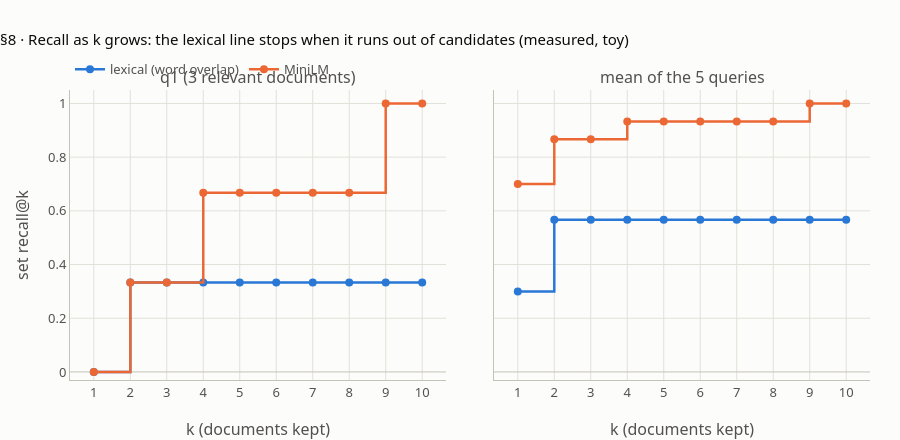

Notebook source saved alongside this figure:
### Markdown cell above
## 8 · Cut at k: set precision and set recall

**What this verifies** (lesson step 8, `#cut`; facts S8, S11, K3). The retriever keeps the top **k**. Treat those k as a set:
- **precision@k** = relevant retrieved ÷ retrieved; **recall@k** = relevant retrieved ÷ all relevant (recall needs the number of relevant documents, which only the labels know).
- Lexical has only **3 candidates** for q1, so k = 6 adds nothing: recall 0.333 → 0.333. MiniLM ranks all 10 documents and reaches d03 at rank 4: q1 recall 0.333 → **0.667**, precision stays 0.333 (S8).
- Mean recall over the 5 queries: lexical 0.567 at k = 3 and k = 6; MiniLM 0.867 → 0.933.
- **Recall as k grows** (K3): lexical q1 is 0.0 at k = 1, then flat at 0.333 from k = 2 on; MiniLM q1 is 0.667 from k = 4 and 1.0 at k = 9.
- Accuracy (right on every pair, relevant or not) is useless here: almost every pair is "not relevant", so returning nothing already scores high.

**The chart** draws recall@k for k = 1…10: q1 on the left, the mean of the 5 queries on the right. The lexical line goes flat when it runs out of candidates.

### Code cell
print("   system  query  k   retrieved                                    precision recall first_rel_rank")
for name, runs in (("lexical", LEX), ("MiniLM", DENSE)):
    for q in qids if runs else []:
        for k in (3, 6):
            ret = runs[q][:k]
            print(f"   {name:7s} {q:5s} {k:2d}  {str(ret):44s} {precision(ret, REL[q]):.3f}     "
                  f"{recall(ret, REL[q]):.3f}  {first_rank(ret, REL[q])}")
check("§8 lexical q1: candidates, recall@3, recall@6 (S8)",
      [len(LEX["q1"]), round(recall(LEX["q1"][:3], REL["q1"]), 4), round(recall(LEX["q1"][:6], REL["q1"]), 4)],
      [3, 0.3333, 0.3333])
k3, k6 = recall(LEX["q1"][:3], REL["q1"]), recall(LEX["q1"][:6], REL["q1"])
check("§8 lab fingerprint fp(CR08) (S11)", _fp([len(LEX["q1"]), round(k3, 4), round(k6, 4)]), "f0320f3ce2231c5f")
check("§8 lexical mean set recall k = 3 / 6; per query (S8)",
      [round(float(np.mean([recall(LEX[q][:k], REL[q]) for q in qids])), 3) for k in (3, 6)]
      + [[round(recall(LEX[q][:3], REL[q]), 3) for q in qids]],
      [0.567, 0.567, [0.333, 0.5, 0.0, 1.0, 1.0]])
check("§8 edge cases: precision of an empty run; first relevant rank of ['d02'] (S8)",
      [precision([], REL["q1"]), first_rank(["d02"], REL["q1"])], [0.0, None])

KS = list(range(1, 11))
CURVE = {}
for name, runs in (("lexical", LEX), ("MiniLM", DENSE)):
    if not runs:
        continue
    CURVE[name] = dict(q1=[round(recall(runs["q1"][:k], REL["q1"]), 3) for k in KS],
                       mean=[round(float(np.mean([recall(runs[q][:k], REL[q]) for q in qids])), 3) for k in KS])
check("§8 lexical recall@1..10: q1 (K3)", CURVE["lexical"]["q1"], [0.0] + [0.333] * 9)
check("§8 lexical recall@1..10: mean of 5 queries (K3)", CURVE["lexical"]["mean"], [0.3] + [0.567] * 9)
if MINILM_OK:
    check("§8 MiniLM q1 at k = 3 -> 6: precision, recall (S8)",
          [round(precision(DENSE["q1"][:k], REL["q1"]), 3) for k in (3, 6)]
          + [round(recall(DENSE["q1"][:k], REL["q1"]), 3) for k in (3, 6)], [0.333, 0.333, 0.333, 0.667])
    check("§8 MiniLM q1: d03 enters at rank 4 (S8)", DENSE["q1"].index("d03") + 1, 4)
    check("§8 MiniLM mean set recall k = 3 / 6 (S8)",
          [round(float(np.mean([recall(DENSE[q][:k], REL[q]) for q in qids])), 3) for k in (3, 6)], [0.867, 0.933])
    check("§8 MiniLM recall@1..10: q1 (K3)", CURVE["MiniLM"]["q1"], [0.0, 0.333, 0.333] + [0.667] * 5 + [1.0, 1.0])
    check("§8 MiniLM recall@1..10: mean of 5 queries (K3)", CURVE["MiniLM"]["mean"],
          [0.7, 0.867, 0.867] + [0.933] * 5 + [1.0, 1.0])
else:
    skip("§8 MiniLM checks", "MiniLM did not load")

# chart: recall@k curves
fig = make_subplots(rows=1, cols=2, shared_yaxes=True, horizontal_spacing=0.06,
                    subplot_titles=("q1 (3 relevant documents)", "mean of the 5 queries"))
for col, part in ((1, "q1"), (2, "mean")):
    for name, colour in (("lexical (word overlap)", BLUE), ("MiniLM", ORANGE)):
        key = name.split()[0]
        if key not in CURVE:
            continue
        fig.add_scatter(x=KS, y=CURVE[key][part], mode="lines+markers", name=name, showlegend=col == 1,
                        line=dict(color=colour, width=2.5, shape="hv"), marker=dict(size=8, color=colour),
                        hovertemplate=f"{name}<br>k = %{{x}}: recall %{{y:.3f}}<extra></extra>", row=1, col=col)
fig.update_xaxes(title_text="k (documents kept)", dtick=1)
fig.update_yaxes(title_text="set recall@k", range=[-0.03, 1.05], row=1, col=1)
fig.update_layout(height=440, title="§8 · Recall as k grows: the lexical line stops when it runs out of candidates "
                                    "(measured, toy)")
fig.show()

### Figure 1 — Plotly figure (JSON) as saved in the notebook; plotly's stock layout.template omitted (floating-point values rounded to 4 significant figures)
{"data": [{"hovertemplate": "lexical (word overlap)<br>k = %{x}: recall %{y:.3f}<extra></extra>", "line": {"color": "#2a78d6", "shape": "hv", "width": 2.5}, "marker": {"color": "#2a78d6", "size": 8}, "mode": "lines+markers", "name": "lexical (word overlap)", "showlegend": true, "x": [1, 2, 3, 4, 5, 6, 7, 8, 9, 10], "y": [0.0, 0.333, 0.333, 0.333, 0.333, 0.333, 0.333, 0.333, 0.333, 0.333], "type": "scatter", "xaxis": "x", "yaxis": "y"}, {"hovertemplate": "MiniLM<br>k = %{x}: recall %{y:.3f}<extra></extra>", "line": {"color": "#eb6834", "shape": "hv", "width": 2.5}, "marker": {"color": "#eb6834", "size": 8}, "mode": "lines+markers", "name": "MiniLM", "showlegend": true, "x": [1, 2, 3, 4, 5, 6, 7, 8, 9, 10], "y": [0.0, 0.333, 0.333, 0.667, 0.667, 0.667, 0.667, 0.667, 1.0, 1.0], "type": "scatter", "xaxis": "x", "yaxis": "y"}, {"hovertemplate": "lexical (word overlap)<br>k = %{x}: recall %{y:.3f}<extra></extra>", "line": {"color": "#2a78d6", "shape": "hv", "width": 2.5}, "marker": {"color": "#2a78d6", "size": 8}, "mode": "lines+markers", "name": "lexical (word overlap)", "showlegend": false, "x": [1, 2, 3, 4, 5, 6, 7, 8, 9, 10], "y": [0.3, 0.567, 0.567, 0.567, 0.567, 0.567, 0.567, 0.567, 0.567, 0.567], "type": "scatter", "xaxis": "x2", "yaxis": "y2"}, {"hovertemplate": "MiniLM<br>k = %{x}: recall %{y:.3f}<extra></extra>", "line": {"color": "#eb6834", "shape": "hv", "width": 2.5}, "marker": {"color": "#eb6834", "size": 8}, "mode": "lines+markers", "name": "MiniLM", "showlegend": false, "x": [1, 2, 3, 4, 5, 6, 7, 8, 9, 10], "y": [0.7, 0.867, 0.867, 0.933, 0.933, 0.933, 0.933, 0.933, 1.0, 1.0], "type": "scatter", "xaxis": "x2", "yaxis": "y2"}], "layout": {"xaxis": {"anchor": "y", "domain": [0.0, 0.47], "title": {"text": "k (documents kept)"}, "dtick": 1}, "yaxis": {"anchor": "x", "domain": [0.0, 1.0], "title": {"text": "set recall@k"}, "range": [-0.03, 1.05]}, "xaxis2": {"anchor": "y2", "domain": [0.53, 1.0], "title": {"text": "k (documents kept)"}, "dtick": 1}, "yaxis2": {"anchor": "x2", "domain": [0.0, 1.0], "matches": "y", "showticklabels": false}, "annotations": [{"font": {"size": 16}, "showarrow": false, "text": "q1 (3 relevant documents)", "x": 0.235, "xanchor": "center", "xref": "paper", "y": 1.0, "yanchor": "bottom", "yref": "paper"}, {"font": {"size": 16}, "showarrow": false, "text": "mean of the 5 queries", "x": 0.765, "xanchor": "center", "xref": "paper", "y": 1.0, "yanchor": "bottom", "yref": "paper"}], "height": 440, "title": {"text": "§8 · Recall as k grows: the lexical line stops when it runs out of candidates (measured, toy)"}}}
